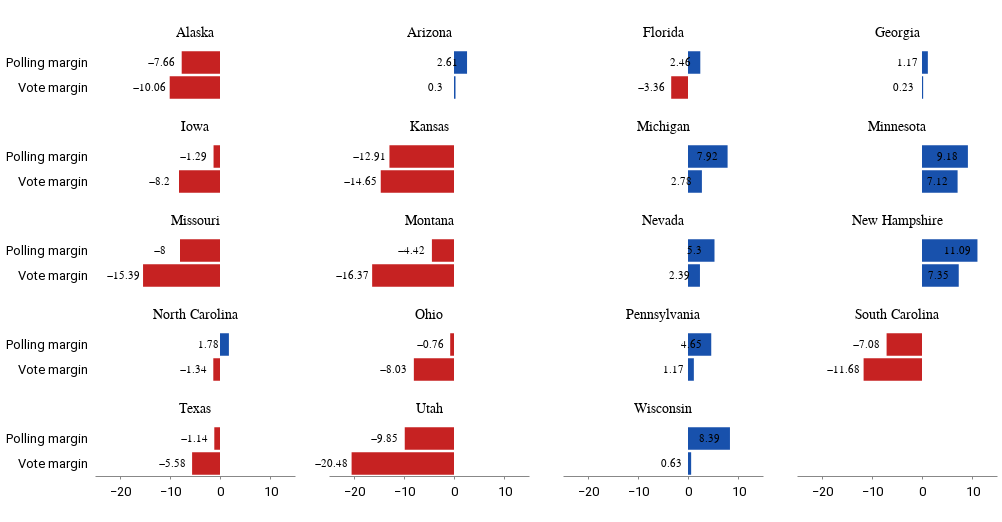

The code cell stored with this chart in its notebook:
### Code cell
bars = (
    alt.Chart()
    .mark_bar()
    .encode(
        x=alt.X("value:Q", title=" ", axis=alt.Axis(tickCount=3)),
        y=alt.Y("type", title=""),
        color=alt.condition(
            alt.datum.value > 0,
            alt.value("#1851ac"),
            alt.value("#c62222"),
        ),
    )
)

text = (
    alt.Chart()
    .mark_text(dx=-20, dy=0, color="black")
    .encode(
        x=alt.X("value", sort="-x"),
        y=alt.Y("type"),
        text=alt.Text("value"),
    )
)

alt.layer(bars, text, data=df_long_slim[df_long_slim["measure"] == "DEM"]).properties(
    height=50, width=200
).facet(
    facet=alt.Facet(
        "state", title=" ", header=alt.Header(labelFontSize=14, labelFont="Summit Sans")
    ),
    columns=4,
)

### Figure 1 — Vega-Lite specification as saved in the notebook (floating-point values rounded to 4 significant figures)
{"config": {"view": {"width": 800, "height": 450, "strokeOpacity": 0}, "background": "#ffffff", "title": {"anchor": "start", "font": "Summit Sans", "fontColor": "palette[\"black\"]", "fontSize": 18, "fontWeight": "normal"}, "arc": {"fill": "#00d4d8"}, "area": {"fill": "#00d4d8"}, "line": {"stroke": "#00d4d8", "strokeWidth": 3}, "path": {"stroke": "#00d4d8"}, "rect": {"fill": "#00d4d8"}, "shape": {"stroke": "#00d4d8"}, "bar": {"fill": "#00d4d8"}, "point": {"stroke": "#00d4d8"}, "symbol": {"fill": "#00d4d8", "size": 30}, "axis": {"titleFont": "Roboto", "titleFontSize": 15, "titleFontWeight": "normal", "labelFont": "Roboto, sans", "labelFontSize": 13, "labelFontWeight": "normal"}, "axisX": {"labelAngle": 0, "labelPadding": 6, "tickSize": 3, "grid": false}, "axisY": {"labelBaseline": "middle", "maxExtent": 45, "minExtent": 45, "titleAlign": "left", "titleAngle": 0, "titleX": -45, "titleY": -11, "domainOpacity": 0, "gridWidth": 0.6, "gridColor": "#dddddd", "offset": 6, "tickSize": 0, "titleColor": "#767676"}, "legend": {"titleFont": "Roboto", "titleFontSize": 15, "titleFontWeight": "normal", "symbolType": "square", "labelFont": "Roboto, sans", "labelFontSize": 13}, "range": {"category": ["#005f66", "#e37e2d", "#d64a3b", "#76b0ef", "#c1bc40"], "diverging": ["#e68a4f", "#f4bb6a", "#f9e39c", "#dadfe2", "#a6b7c6", "#849eae"], "heatmap": ["#7ff6f6", "#00eeef", "#00d4d8", "#00abb2", "#00848b", "#fbf2c7", "#00363d"], "ordinal": ["#7ff6f6", "#00eeef", "#00d4d8", "#00abb2", "#00848b", "#fbf2c7", "#00363d"], "ramp": ["#7ff6f6", "#00eeef", "#00d4d8", "#00abb2", "#00848b", "#fbf2c7", "#00363d"]}}, "data": {"name": "data-cc14835fb48d7d2954d35a4b568907ee"}, "facet": {"field": "state", "header": {"labelFont": "Summit Sans", "labelFontSize": 14}, "title": " ", "type": "nominal"}, "spec": {"layer": [{"mark": "bar", "encoding": {"color": {"condition": {"value": "#1851ac", "test": "(datum.value > 0)"}, "value": "#c62222"}, "x": {"axis": {"tickCount": 3}, "field": "value", "title": " ", "type": "quantitative"}, "y": {"field": "type", "title": "", "type": "nominal"}}}, {"mark": {"type": "text", "color": "black", "dx": -20, "dy": 0}, "encoding": {"text": {"field": "value", "type": "quantitative"}, "x": {"field": "value", "sort": "-x", "type": "quantitative"}, "y": {"field": "type", "type": "nominal"}}}], "height": 50, "width": 200}, "columns": 4, "$schema": "https://vega.github.io/schema/vega-lite/v4.17.0.json", "datasets": {"data-cc14835fb48d7d2954d35a4b568907ee": [{"state": "Alaska", "winner": "GOP", "measure": "DEM", "value": -10.06, "type": "Vote margin", "abs": 10.1}, {"state": "Arizona", "winner": "DEM", "measure": "DEM", "value": 0.3, "type": "Vote margin", "abs": 0.3}, {"state": "Florida", "winner": "GOP", "measure": "DEM", "value": -3.36, "type": "Vote margin", "abs": 3.4}, {"state": "Georgia", "winner": "DEM", "measure": "DEM", "value": 0.23, "type": "Vote margin", "abs": 0.2}, {"state": "Iowa", "winner": "GOP", "measure": "DEM", "value": -8.2, "type": "Vote margin", "abs": 8.2}, {"state": "Kansas", "winner": "GOP", "measure": "DEM", "value": -14.65, "type": "Vote margin", "abs": 14.6}, {"state": "Michigan", "winner": "DEM", "measure": "DEM", "value": 2.78, "type": "Vote margin", "abs": 2.8}, {"state": "Minnesota", "winner": "DEM", "measure": "DEM", "value": 7.12, "type": "Vote margin", "abs": 7.1}, {"state": "Missouri", "winner": "GOP", "measure": "DEM", "value": -15.39, "type": "Vote margin", "abs": 15.4}, {"state": "Montana", "winner": "GOP", "measure": "DEM", "value": -16.37, "type": "Vote margin", "abs": 16.4}, {"state": "Nevada", "winner": "DEM", "measure": "DEM", "value": 2.39, "type": "Vote margin", "abs": 2.4}, {"state": "New Hampshire", "winner": "DEM", "measure": "DEM", "value": 7.35, "type": "Vote margin", "abs": 7.4}, {"state": "North Carolina", "winner": "GOP", "measure": "DEM", "value": -1.34, "type": "Vote margin", "abs": 1.3}, {"state": "Ohio", "winner": "GOP", "measure": "DEM", "value": -8.03, "type": "Vote margin", "abs": 8.0}, {"state": "Pennsylvania", "winner": "DEM", "measure": "DEM", "value": 1.17, "type": "Vote margin", "abs": 1.2}, {"state": "South Carolina", "winner": "GOP", "measure": "DEM", "value": -11.68, "type": "Vote margin", "abs": 11.7}, {"state": "Texas", "winner": "GOP", "measure": "DEM", "value": -5.58, "type": "Vote margin", "abs": 5.6}, {"state": "Utah", "winner": "GOP", "measure": "DEM", "value": -20.48, "type": "Vote margin", "abs": 20.5}, {"state": "Wisconsin", "winner": "DEM", "measure": "DEM", "value": 0.63, "type": "Vote margin", "abs": 0.6}, {"state": "Alaska", "winner": "GOP", "measure": "DEM", "value": -7.66, "type": "Polling margin", "abs": 7.7}, {"state": "Arizona", "winner": "DEM", "measure": "DEM", "value": 2.61, "type": "Polling margin", "abs": 2.6}, {"state": "Florida", "winner": "GOP", "measure": "DEM", "value": 2.46, "type": "Polling margin", "abs": 2.5}, {"state": "Georgia", "winner": "DEM", "measure": "DEM", "value": 1.17, "type": "Polling margin", "abs": 1.2}, {"state": "Iowa", "winner": "GOP", "measure": "DEM", "value": -1.29, "type": "Polling margin", "abs": 1.3}, {"state": "Kansas", "winner": "GOP", "measure": "DEM", "value": -12.91, "type": "Polling margin", "abs": 12.9}, {"state": "Michigan", "winner": "DEM", "measure": "DEM", "value": 7.92, "type": "Polling margin", "abs": 7.9}, {"state": "Minnesota", "winner": "DEM", "measure": "DEM", "value": 9.18, "type": "Polling margin", "abs": 9.2}, {"state": "Missouri", "winner": "GOP", "measure": "DEM", "value": -8.0, "type": "Polling margin", "abs": 8.0}, {"state": "Montana", "winner": "GOP", "measure": "DEM", "value": -4.42, "type": "Polling margin", "abs": 4.4}, {"state": "Nevada", "winner": "DEM", "measure": "DEM", "value": 5.3, "type": "Polling margin", "abs": 5.3}, {"state": "New Hampshire", "winner": "DEM", "measure": "DEM", "value": 11.09, "type": "Polling margin", "abs": 11.1}, {"state": "North Carolina", "winner": "GOP", "measure": "DEM", "value": 1.78, "type": "Polling margin", "abs": 1.8}, {"state": "Ohio", "winner": "GOP", "measure": "DEM", "value": -0.76, "type": "Polling margin", "abs": 0.8}, {"state": "Pennsylvania", "winner": "DEM", "measure": "DEM", "value": 4.65, "type": "Polling margin", "abs": 4.7}, {"state": "South Carolina", "winner": "GOP", "measure": "DEM", "value": -7.08, "type": "Polling margin", "abs": 7.1}, {"state": "Texas", "winner": "GOP", "measure": "DEM", "value": -1.14, "type": "Polling margin", "abs": 1.1}, {"state": "Utah", "winner": "GOP", "measure": "DEM", "value": -9.85, "type": "Polling margin", "abs": 9.9}, {"state": "Wisconsin", "winner": "DEM", "measure": "DEM", "value": 8.39, "type": "Polling margin", "abs": 8.4}]}}
